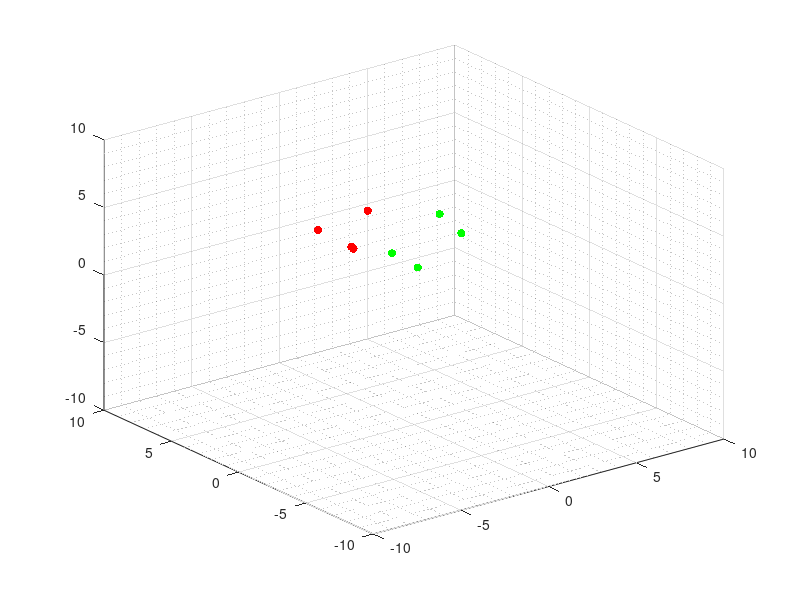

Write MATLAB code to recreate this figure. (Note: this script raises an error after producing the figure.)
% =========================================================================
% SIMULACIÓN DEL PROBLEMA DE FORMACIÓN EN 3D CON CONTROL DE COLISIONES Y
% VELOCIDAD
% =========================================================================
% Autor: Kenneth Andree Aldana Corado
% Última modificación: 10/16/2022
% Basado en: "Simulación de control de formación sin modificaciones"
% de Andrea Maybell Peña Echeverría
% =========================================================================
% El siguiente script implementa la simulación de la ecuación modificada
% de consenso para el caso del consenso en una formación con evasión de
% colisiones y límite de velocidad.
% =========================================================================

%% Inicialización del mundo
gridsize = 10; 
initsize = 10;
N = 8; % Definir la cantidad de agentes
dt = 0.01; % Tiempo de muestreo
T = 10; % Tiempo máximo de simulación

%% Inicialización de la posición de los agentes
X = initsize*rand(3,N);

% El siguiente ciclo sirve para colocar a todos los agentes en el plano XY
% como se realizaría en pruebas físicas, con la idea de realizar la
% simulación lo más real posible.
for s = 1:N
    X(3,s) = 0;
end

% AGENTES EN PLANO ARBITRARIO

% X(1,1) = 0; X(1,2) = -4; X(1,3) = 0; X(1,4) = -4; 
% X(1,5) = 0; X(1,6) = -4; X(1,7) = 0; X(1,8) = -4;
% 
% X(2,1) = -4;X(2,2) = -4; X(2,3) = -2;X(2,4) = -2;
% X(2,5) = 0; X(2,6) = 0;  X(2,7) = 2; X(2,8) = 2;
% 
% X(3,1) = 2; X(3,2) = 2; X(3,3) = 5; X(3,4) = 5;
% X(3,5) = 8; X(3,6) = 8; X(3,7) = 11; X(3,8) = 11;

Xi = X; % Vector de posición de los agentes

% Inicialización de la velocidad de los agentes
V = zeros(3,N);

%% Grafico de posición inicial de los agentes
%  Se utiliza distinción de color por agentes
%    Rojo:    agente 1
%    Verde:   agente 2

color = [255 0 0;
         255 0 0;
         255 0 0;
         255 0 0;
         0 255 0;
         0 255 0;
         0 255 0;
         0 255 0];    
% Se define la representación gráfica como gráfico de dispersión en 3D
agents = scatter3(X(1,:),X(2,:),X(3,:),[],color,'filled');
grid minor;
xlim([-gridsize, gridsize]);
ylim([-gridsize, gridsize]);
zlim([-gridsize, gridsize]);

%% Selección matriz y parámetros del sistema
d = MatrizF(2);    % matriz de formación
r = 1;               % radio agentes
VelMax = 2;         % velocidad máxima

%% Inicialización de simulación
t = 0;
ciclos = 1; % Contador de ciclos para finalizar la formación
historico = zeros(100*T,N); % Variable que almacena la velocidad de los agentes
hX = zeros(100*T,N); % Variables para almacenamiento de posición de los agentes
hY = zeros(100*T,N);
hZ = zeros(100*T,N);
cambio = 0; % Variable para el cambio de ecuación de consenso

%% Dinámica inicial de los agentes
% Este bloque permite que los drones se eleven durante 3 unidades de
% tiempo hacia arriba para que puedan salir del plano y así salir de con
% la singularidad. NOTA: Esto esta sección se utiliza únicamente si no
% se tiene comentado el ciclo for al definir la posición de los agentes. 

while (t < 3)
    for i = 1:N
        E = 0;
        for j = 1:N
            V(3,i) = 1; % Velocidad de 1 para eje Z
            E = -V; 
            X = X + V*dt;
            for a = 1:N
                hX(ciclos,a)= X(1,a);
                hY(ciclos,a)= X(2,a);
                hZ(ciclos,a)= X(3,a);
            end
            % Almacenar los datos de la velocidad durante la simulación.
            historico(ciclos,:) = (sum(V.^2,1)).^0.5;
    
            % Se actualiza la gráfica, se muestra el movimiento y se
            % incrementa el tiempo.
            agents.XData = X(1,:);
            agents.YData = X(2,:);
            agents.ZData = X(3,:);
            pause(dt);
            t = t + dt;
            ciclos = ciclos + 1;
        end
    end
end
    
while(t < T)
    for i = 1:N
        E = 0;
        for j = 1:N
            dist = X(:,i)- X(:,j); % vector de distancia entre agente i y j
            mdist = norm(dist);    % norma euclidiana vector de xi - xj
            dij = d(i,j);        % distancia deseada entre agentes i y j
            
            % Se calcula el peso para la ecuación
            if(mdist == 0)
                w = 0;
            else
                switch cambio
                    case 0
                        % Ecuación de consenso modificada para acercamiento
                        w = (mdist - (2*(r + 1)))/(mdist - (r + 1))^2; 
                    case 1
                        % Ecuación de consenso modificada para evitar
                        % colisiones y formarse
                        w = (4*(mdist - dij)*(mdist - r) - 2*(mdist - dij)^2)/(mdist*(mdist - r)^2);  
                end 
            end
            % Tensión de aristas entre agentes
            E = E + w.*dist;
        end
        % Implementación de límite de velocidad
        if(norm(E) > VelMax)    
            E(1) = (E(1)/norm(E))*VelMax;
            E(2) = (E(2)/norm(E))*VelMax;
            E(3) = (E(3)/norm(E))*VelMax;
        end
        % Actualización de velocidad
        V(:,i) = -1*E;

    end
    % Al llegar muy cerca de la posición deseada del controlador, se realiza cambio de control
    if(norm(V) < 2)
        cambio = 1;
    end
    % Actualización de la posición de los agentes
    X = X + V*dt;
    
    % Almacenamiento de variables para graficar
    for a = 1:N
        hX(ciclos,a)= X(1,a);
        hY(ciclos,a)= X(2,a);
        hZ(ciclos,a)= X(3,a);
    end
    historico(ciclos,:) = (sum(V.^2,1)).^0.5;
    
    % Se actualiza la gráfica, se muestra el movimiento y se incrementa el
    % tiempo
    agents.XData = X(1,:);
    agents.YData = X(2,:);
    agents.ZData = X(3,:);
    pause(dt);
    t = t + dt;
    ciclos = ciclos + 1;
end

% Grafico de la norma de la velocidad de los agentes
figure(1);
plot(0:dt:T,historico);
xlabel('Tiempo (segundos)');
ylabel('Velocidad (unidades/segundo)');
ylim([-1,inf])

% Grafico de posición inicial y final de los agentes, adicionalmente se
% superpone su trayectoria.
figure(2);
hold on;
grid on;
plot3(hX,hY,hZ,'--');
xlabel('Posición en eje X (u.a)');
ylabel('Posición en eje Y (u.a)');
zlabel('Posición en eje Z (u.a)');
% scatter3(5,5,5);
hold on
scatter3(Xi(1,:),Xi(2,:),Xi(3,:),[], 'k');
scatter3(X(1,:),X(2,:),X(3,:),[], 'k', 'filled');
hold off;
